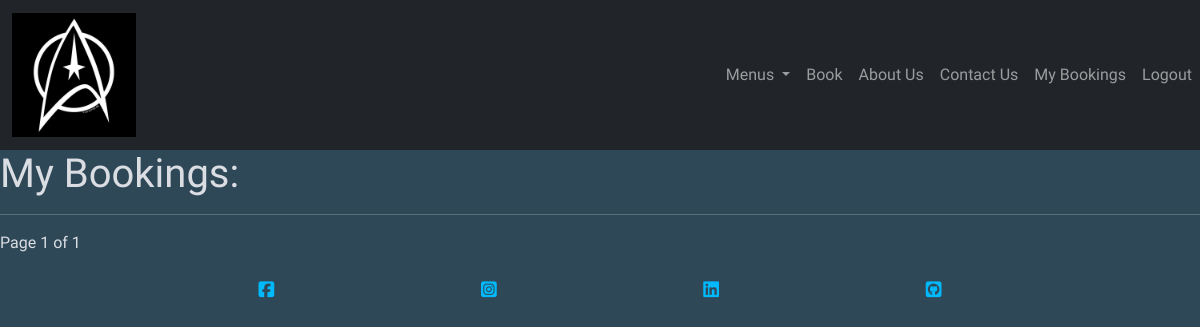
Page /booking_list (signed in) on the earlier database version.
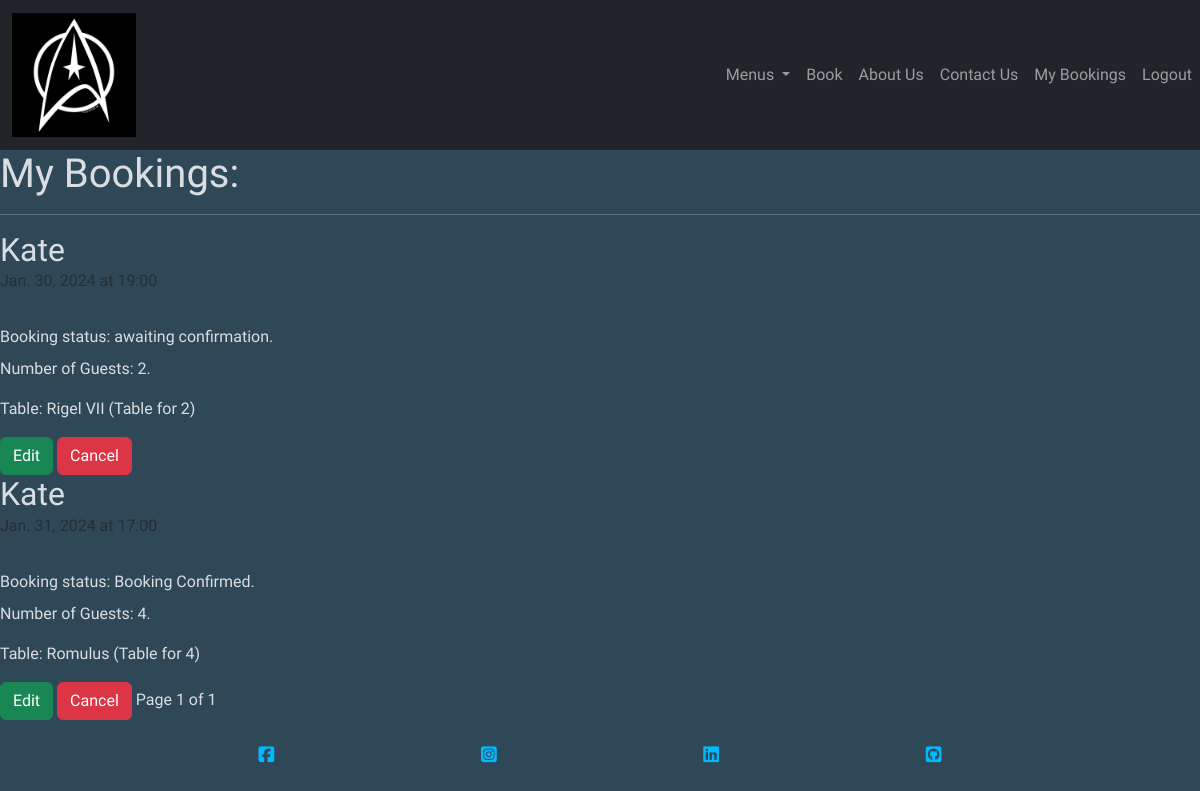
Same page on the later database version.
### booking/models.py (models this page shows, shortened)
class Booking(models.Model):
    booking_id = models.AutoField(primary_key=True)
    created_date = models.DateTimeField(auto_now_add=True)
    requested_date = models.DateField()
    requested_time = models.CharField(
        max_length=25,
        choices=time_slots,
        default='17:00'
        )
    table = models.ForeignKey(
        Table,
        on_delete=models.CASCADE,
        related_name="table_reserved",
        null=True
        )
    user = models.ForeignKey(
        User, on_delete=models.CASCADE, related_name="user", null=True)
    name = models.CharField(
        max_length=50,
        null=True
        )
    email = models.EmailField(
        max_length=254,
        default=""
        )
    status = models.CharField(
        max_length=25,
        choices=status_options,
        default='Awaiting confirmation'
        )
    seats = (
        (1, "1 Guest"),
        (2, "2 Guests"),
        (3, "3 Guests"),
        (4, "4 Guests"),
        (5, "5 Guests"),
        (6, "6 Guests"),
        )
    guest_count = models.IntegerField(choices=seats, default=2)
    class Meta:
        ordering = ['-requested_time']
        unique_together = ('requested_date', 'requested_time', 'table')

class Table(models.Model):
    table_id = models.AutoField(primary_key=True)
    table_name = models.CharField(
        max_length=50,
        default='New Table',
        unique=True
        )
    max_seats = models.PositiveIntegerField(default=2)
    class Meta:
        ordering = ['-max_seats']
    def __str__(self):
        return self.table_name

### booking/views.py (the view)
# urls.py: path('booking_list', views.BookingList.as_view(), name='booking_list'),
class BookingList(generic.ListView):
    model = Booking
    queryset = Booking.objects.filter().order_by('-created_date')
    template_name = 'booking_list.html'
    paginated_by = 4
    def get(self, request):
        booking = Booking.objects.all()
        paginator = Paginator(Booking.objects.filter(user=request.user), 4)
        page = request.GET.get('page')
        booking_page = paginator.get_page(page)
        today = datetime.datetime.now().date()
        for date in booking:
            if date.requested_date < today:
                date.status = 'Booking Expired'
        if request.user.is_authenticated:
            bookings = Booking.objects.filter(user=request.user)
            return render(
                request,
                'bookings/booking_list.html',
                {
                    'booking': booking,
                    'bookings': bookings,
                    'booking_page': booking_page})
        else:
            return redirect('accounts/login.html')

### booking/templates/bookings/booking_list.html (shortened to what this page needs)
{% extends "base.html" %}
{% block content %}
{% if not user.is_authenticated %}
<p>Please login</p>
<button class="btn btn-success" type="submit"><a href="{% url 'account_login' %}">Go to Login
        Page</a></button>
{% else %}
<h1>My Bookings:</h1>
<hr>
{% for booking in booking_page %}
<h2 class="card-title">{{ booking.name }}</h2>
<p class="card-subtitle mb-2 text-muted">{{ booking.requested_date }} at
    {{ booking.requested_time }}</p><br>
<p class="card-subtitle mb-2">Booking status: {{ booking.status }}.</p>
<p class="card-text">Number of Guests: {{ booking.guest_count }}.</p>
<p class="card-text">Table: {{booking.table}}</p>
{% if booking.status == 'booking expired' %}
<a href="#" class="btn btn-danger">Expired</a>
{% else %}
<a href="{% url 'edit_booking' booking.pk %}" class="btn btn-success">Edit</a>
<a href="{% url 'cancel_booking' booking.pk %}" class="btn btn-danger">Cancel</a>
{% endif %}
{% endfor %}
{% endif %}
Page {{ booking_page.number }} of {{booking_page.paginator.num_pages }}
{%endblock%}

### templates/base.html (shortened to what this page needs)
{% load static %}
<!DOCTYPE html>
<html lang="en">
<head>
    <link href="https://cdn.jsdelivr.net/npm/bootstrap@5.3.2/dist/css/bootstrap.min.css" rel="stylesheet"
>
    <link rel="stylesheet" href="{% static 'css/style.css' %}">
</head>
<body>
    <nav class="navbar navbar-expand-lg navbar-dark bg-dark">
        <div class="container-fluid">
            <a class="navbar-brand" href="{% url 'home' %}"><img id="logo" class="" alt="ten-forward"
                    src="{% static 'images/star-trek-delta.jpg' %}"></a>
            <div class="collapse navbar-collapse position-absolute end-0" id="navbarSupportedContent">
                <ul class="navbar-nav">
                    <li class="nav-item">
                        <div class="dropdown">
                            <a class="nav-link dropdown-toggle" href="#" role="button" data-bs-toggle="dropdown"
                                aria-expanded="false">
                                Menus
                            </a>
                        </div>
                    </li>
                    <li class="nav-item">
                        <a class="nav-link" href="{% url 'reservations' %}">Book</a>
                    </li>
                    <li class="nav-item">
                        <a class="nav-link" href="{% url 'about_us' %}">About Us</a>
                    </li>
                    <li class="nav-item">
                        <a class="nav-link" href="{% url 'contact' %}">Contact Us</a>
                    </li>
                    {% if user.is_authenticated %}
                    <li class="nav-item">
                        <a class="nav-link" href="{% url 'booking_list' %}">My Bookings</a>
                    </li>
                    <li class="nav-item">
                        <a class="nav-link" href="{% url 'logout' %}">Logout</a>
                    </li>
                    {% endif %}
                </ul>
            </div>
        </div>
    </nav>
    <main class="flex-shrink-0 main-bg">
        {% block content %}
        {% endblock content %}
    </main>
    <footer class="mt-auto text-center text-white">
        <div class="container p-lg-4 pb-0">
            <div class="mb-4">
                <section style="height: 100px;">
                    <a href="https://www.facebook.com/" target="_blank" role="button"><i
                            class="fa-brands fa-facebook-square"></i></a>
                    <a href="https://www.instagram.com/" target="_blank" role="button"><i
                            class="fa-brands fa-instagram-square"></i></a>
                    <a href="https://www.linkedin.com/in/jamiemphelps/" target="_blank" role="button"><i
                            class="fa-brands fa-linkedin"></i></a>
                    <a href="https://github.com/Thephelpster" target="_blank" role="button"><i
                            class="fa-brands fa-square-github"></i></a>
                </section>
            </div>
        </div>
    </footer>
</body>
</html>

### static/css/style.css (style rules this page uses)
#logo { width: 20%; height: auto; }
i { width: 20%; height: auto; font-size: large; }
a { color: #00B9FC; text-decoration: none; }
body { background-color: #2F4858; font-family: 'Abel', sans-serif; color: #DADDE2; }

Differences in the rows shown:
added Booking: name "Kate", requested_date "Jan. 30, 2024", requested_time "19:00", status "awaiting confirmation", guest_count "2", table "Rigel VII (Table for 2)", shows "Edit"
added Booking: name "Kate", requested_date "Jan. 31, 2024", requested_time "17:00", status "Booking Confirmed", guest_count "4", table "Romulus (Table for 4)", shows "Edit"
